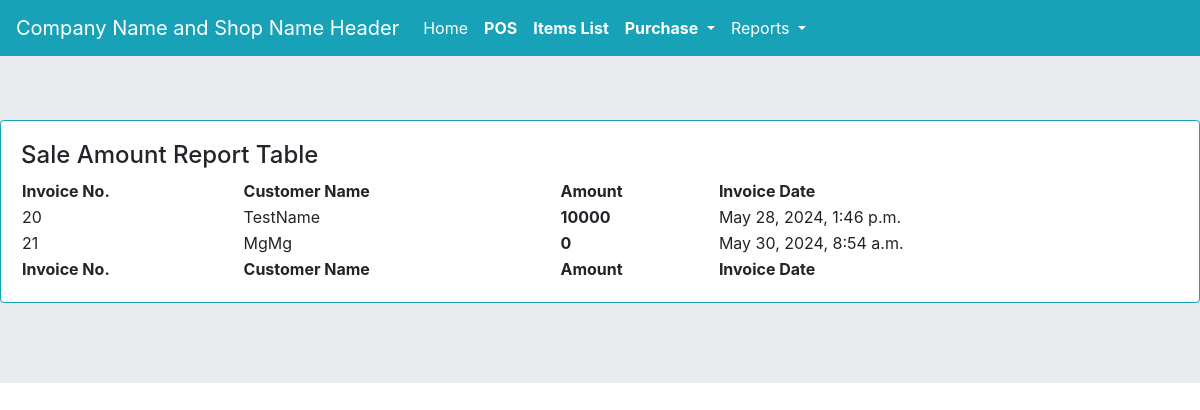
Screenshot of /sale_amount_report/ with the database file from the repository.
### myapp/models.py (models this page shows, shortened)
class invoice(models.Model):
    customer = models.CharField(max_length=255, blank=True, null=True)
    total = models.PositiveIntegerField(default=0)
    created_at = models.DateTimeField(auto_now_add=True)
    updated_at = models.DateTimeField(auto_now=True)

### myapp/views.py (the view)
# urls.py: path('sale_amount_report/', views.sale_amount_report, name='sale_amount_report'),
def sale_amount_report(request):
    inv = invoice.objects.all()
    context = {'inv': inv}
    return render(request, 'sale_amount_report.html', context)

### templates/sale_amount_report.html
{% extends 'base.html' %}
{% block content %}
<div class="card border-info mb-3">
  <div class="card-body">
<h4>Sale Amount Report Table</h4>
<table id="saleAmtRep" class="display nowrap" style="width:100%">
        <thead>
            <tr>
                <th>Invoice No.</th>
                <th>Customer Name</th>
                <th>Amount</th>
                <th>Invoice Date</th>
            </tr>
        </thead>
        <tbody>
            {% for i in inv %}
            <tr>
                <td>{{i.id}}</td>
                <td>{{i.customer}}</td>
                <td><strong>{{i.total}}</strong></td>
                <td>{{i.created_at}}</td>
            </tr>
            {% endfor %}
        </tbody>
        <tfoot>
            <tr>
                <th>Invoice No.</th>
                <th>Customer Name</th>
                <th>Amount</th>
                <th>Invoice Date</th>
            </tr>
        </tfoot>
    </table>
</div>
</div>
{% endblock content %}

### rows the page displays
invoice: id "20", customer "TestName", total "10000", created_at "May 28, 2024, 1:46 p.m."
invoice: id "21", customer "MgMg", total "0", created_at "May 30, 2024, 8:54 a.m."
